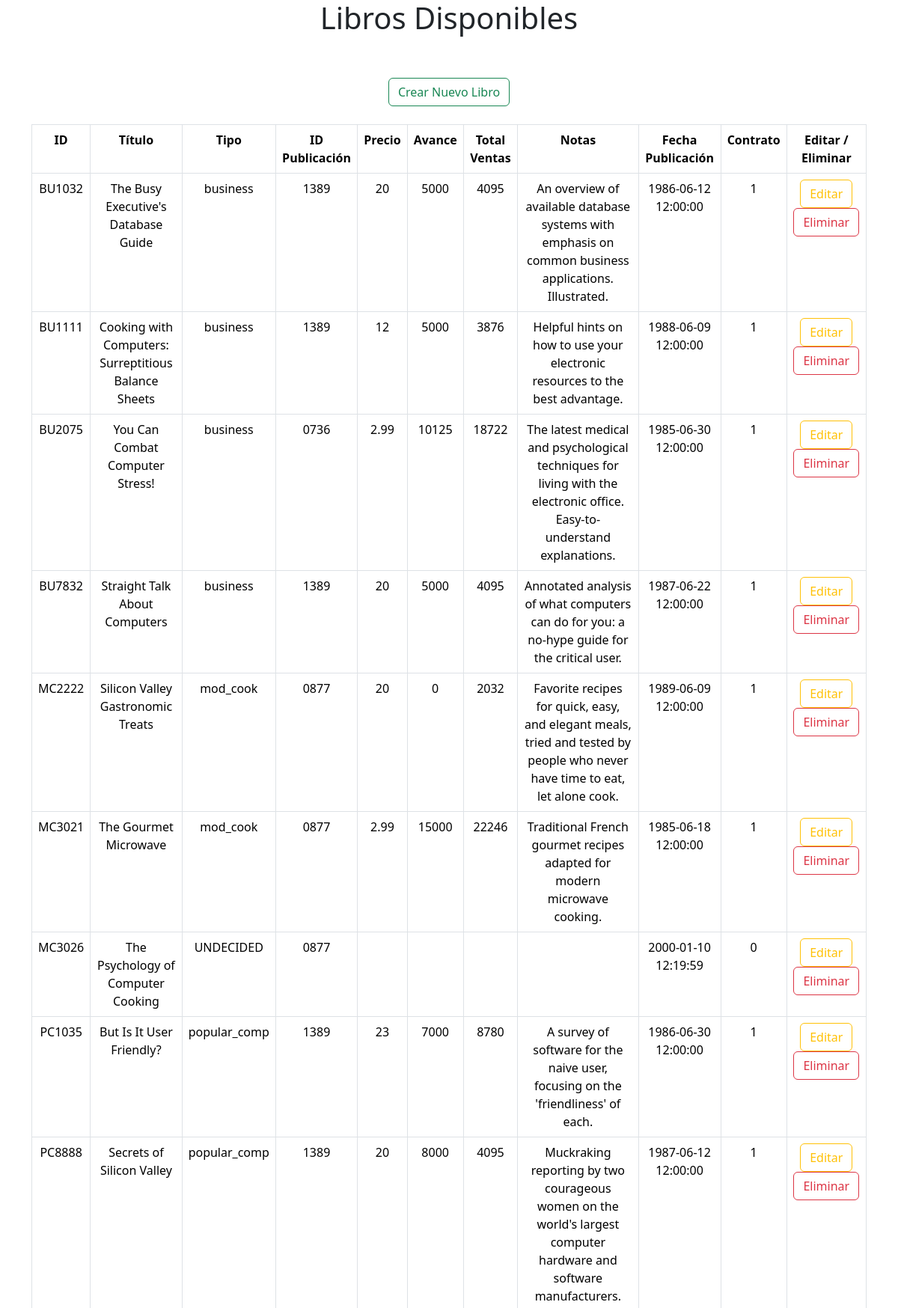
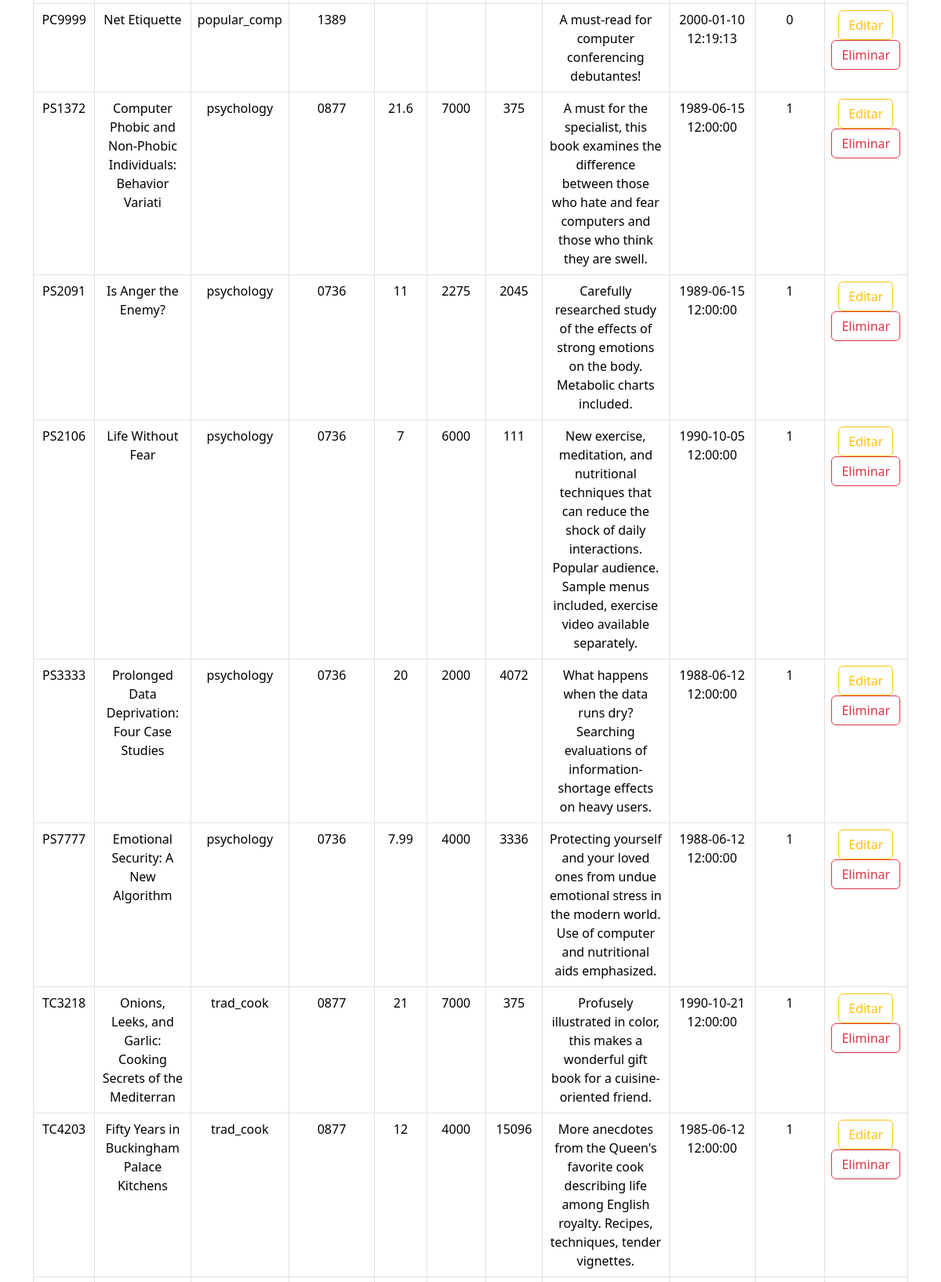
The page /functions/libros/libros.php (upper part) on the database its author committed (2 pictures, top to bottom).
### tables this page shows
CREATE TABLE `titulos` (
  `id_titulo` varchar(6) NOT NULL,
  `titulo` varchar(60) NOT NULL,
  `tipo` varchar(15) NOT NULL,
  `id_pub` varchar(4) NOT NULL,
  `precio` double default NULL,
  `avance` double default NULL,
  `total_ventas` int(11) default NULL,
  `notas` varchar(255) NOT NULL,
  `fecha_pub` datetime NOT NULL,
  `contrato` varchar(1) NOT NULL,
  PRIMARY KEY  (`id_titulo`)
);

### functions/libros/libros.php (the view, shortened to what this page needs)
<?php
include '../bd.php';
$sql = "SELECT id_titulo, titulo, tipo, id_pub, precio, avance, total_ventas, notas, fecha_pub, contrato FROM titulos";
$result = $conexion->query($sql);
?>
<!DOCTYPE html>
<html lang="es">
<head>
    <link href="https://cdn.jsdelivr.net/npm/bootstrap@5.3.3/dist/css/bootstrap.min.css" rel="stylesheet">
</head>
<body>
    <div class="container text-center">
        <h1>Libros Disponibles</h1>
        <br><br>
        <a class="btn btn-outline-success" href="agregar.php">Crear Nuevo Libro</a>
        <br><br>
        <table class="table table-bordered">
            <tr>
                <th>ID</th>
                <th>Título</th>
                <th>Tipo</th>
                <th>ID Publicación</th>
                <th>Precio</th>
                <th>Avance</th>
                <th>Total Ventas</th>
                <th>Notas</th>
                <th>Fecha Publicación</th>
                <th>Contrato</th>
                <th>Editar / Eliminar</th>
            </tr>
            <?php while ($row = $result->fetch_assoc()) { ?>
                <tr>
                    <td><?= $row["id_titulo"] ?></td>
                    <td><?= $row["titulo"] ?></td>
                    <td><?= $row["tipo"] ?></td>
                    <td><?= $row["id_pub"] ?></td>
                    <td><?= $row["precio"] ?></td>
                    <td><?= $row["avance"] ?></td>
                    <td><?= $row["total_ventas"] ?></td>
                    <td><?= $row["notas"] ?></td>
                    <td><?= $row["fecha_pub"] ?></td>
                    <td><?= $row["contrato"] ?></td>
                    <td>
                        <a class="btn btn-outline-warning" href="editar.php?id_titulo=<?php echo $row["id_titulo"]; ?>">Editar</a>
                        <a class="btn btn-outline-danger" href="eliminar.php?id_titulo=<?php echo urlencode($row["id_titulo"]); ?>">Eliminar</a>
                    </td>
                </tr>
            <?php } ?>
        </table>
        <br>
    </div>
</body>
</html>

### rows shown on the page
titulos: id_titulo "BU1032", titulo "The Busy Executive's Database Guide", tipo "business", id_pub "1389", precio "20", avance "5000", total_ventas "4095", notas "An overview of available database systems with emphasis on common business applications. Illustrated.", fecha_pub "1986-06-12 12:00:00", contrato "1"
titulos: id_titulo "BU1111", titulo "Cooking with Computers: Surreptitious Balance Sheets", tipo "business", id_pub "1389", precio "12", avance "5000", total_ventas "3876", notas "Helpful hints on how to use your electronic resources to the best advantage.", fecha_pub "1988-06-09 12:00:00", contrato "1"
titulos: id_titulo "BU2075", titulo "You Can Combat Computer Stress!", tipo "business", id_pub "0736", precio "2.99", avance "10125", total_ventas "18722", notas "The latest medical and psychological techniques for living with the electronic office. Easy-to-understand explanations.", fecha_pub "1985-06-30 12:00:00", contrato "1"
titulos: id_titulo "BU7832", titulo "Straight Talk About Computers", tipo "business", id_pub "1389", precio "20", avance "5000", total_ventas "4095", notas "Annotated analysis of what computers can do for you: a no-hype guide for the critical user.", fecha_pub "1987-06-22 12:00:00", contrato "1"
titulos: id_titulo "MC2222", titulo "Silicon Valley Gastronomic Treats", tipo "mod_cook", id_pub "0877", precio "20", avance "0", total_ventas "2032", notas "Favorite recipes for quick, easy, and elegant meals, tried and tested by people who never have time to eat, let alone cook.", fecha_pub "1989-06-09 12:00:00", contrato "1"
titulos: id_titulo "MC3021", titulo "The Gourmet Microwave", tipo "mod_cook", id_pub "0877", precio "2.99", avance "15000", total_ventas "22246", notas "Traditional French gourmet recipes adapted for modern microwave cooking.", fecha_pub "1985-06-18 12:00:00", contrato "1"
titulos: id_titulo "MC3026", titulo "The Psychology of Computer Cooking", tipo "UNDECIDED", id_pub "0877", fecha_pub "2000-01-10 12:19:59", contrato "0"
titulos: id_titulo "PC1035", titulo "But Is It User Friendly?", tipo "popular_comp", id_pub "1389", precio "23", avance "7000", total_ventas "8780", notas "A survey of software for the naive user, focusing on the 'friendliness' of each.", fecha_pub "1986-06-30 12:00:00", contrato "1"
titulos: id_titulo "PC8888", titulo "Secrets of Silicon Valley", tipo "popular_comp", id_pub "1389", precio "20", avance "8000", total_ventas "4095", notas "Muckraking reporting by two courageous women on the world's largest computer hardware and software manufacturers.", fecha_pub "1987-06-12 12:00:00", contrato "1"
titulos: id_titulo "PC9999", titulo "Net Etiquette", tipo "popular_comp", id_pub "1389", notas "A must-read for computer conferencing debutantes!", fecha_pub "2000-01-10 12:19:13", contrato "0"
titulos: id_titulo "PS1372", titulo "Computer Phobic and Non-Phobic Individuals: Behavior Variati", tipo "psychology", id_pub "0877", precio "21.6", avance "7000", total_ventas "375", notas "A must for the specialist, this book examines the difference between those who hate and fear computers and those who think they are swell.", fecha_pub "1989-06-15 12:00:00", contrato "1"
titulos: id_titulo "PS2091", titulo "Is Anger the Enemy?", tipo "psychology", id_pub "0736", precio "11", avance "2275", total_ventas "2045", notas "Carefully researched study of the effects of strong emotions on the body. Metabolic charts included.", fecha_pub "1989-06-15 12:00:00", contrato "1"
titulos: id_titulo "PS2106", titulo "Life Without Fear", tipo "psychology", id_pub "0736", precio "7", avance "6000", total_ventas "111", notas "New exercise, meditation, and nutritional techniques that can reduce the shock of daily interactions. Popular audience. Sample menus included, exercise video available separately.", fecha_pub "1990-10-05 12:00:00", contrato "1"
titulos: id_titulo "PS3333", titulo "Prolonged Data Deprivation: Four Case Studies", tipo "psychology", id_pub "0736", precio "20", avance "2000", total_ventas "4072", notas "What happens when the data runs dry? Searching evaluations of information-shortage effects on heavy users.", fecha_pub "1988-06-12 12:00:00", contrato "1"
titulos: id_titulo "PS7777", titulo "Emotional Security: A New Algorithm", tipo "psychology", id_pub "0736", precio "7.99", avance "4000", total_ventas "3336", notas "Protecting yourself and your loved ones from undue emotional stress in the modern world. Use of computer and nutritional aids emphasized.", fecha_pub "1988-06-12 12:00:00", contrato "1"
titulos: id_titulo "TC3218", titulo "Onions, Leeks, and Garlic: Cooking Secrets of the Mediterran", tipo "trad_cook", id_pub "0877", precio "21", avance "7000", total_ventas "375", notas "Profusely illustrated in color, this makes a wonderful gift book for a cuisine-oriented friend.", fecha_pub "1990-10-21 12:00:00", contrato "1"
titulos: id_titulo "TC4203", titulo "Fifty Years in Buckingham Palace Kitchens", tipo "trad_cook", id_pub "0877", precio "12", avance "4000", total_ventas "15096", notas "More anecdotes from the Queen's favorite cook describing life among English royalty. Recipes, techniques, tender vignettes.", fecha_pub "1985-06-12 12:00:00", contrato "1"
